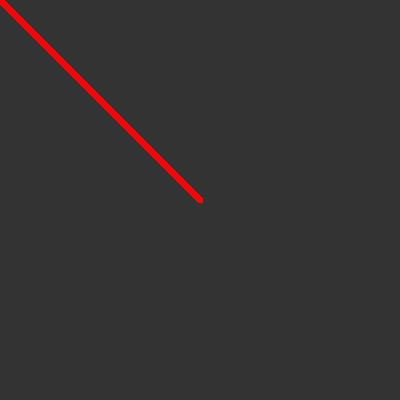
Frame 1 (no input)
Frame 60 (the mouse pressed at the canvas centre just before this capture): identical to frame 1, image omitted
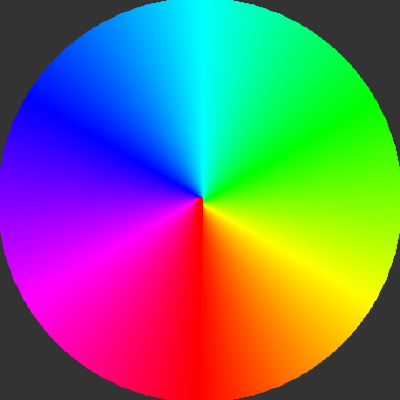
Frame 120 (the mouse held since frame 60 and released just before this capture)

The Processing sketch that drew these frames (run headless with seeded random() and noise(); from frame 60 on, the mouse is pressed at the canvas centre):

// Processing sketch: processing_134883
// ── processing_134883.pde

void setup(){
 size(400,400);
 colorMode(HSB,500);
}



void draw(){
  background(100);
  for(int i =0;i<500;i++){
    stroke(i,500,500);
    strokeWeight(5);
    float x=(width/2) + (sin((TWO_PI/500)*i)*mouseX);
    float y=(height/2) + (cos((TWO_PI/500)*i)*mouseY);
    line(mouseX,mouseY,x,y);
  }
    
}
